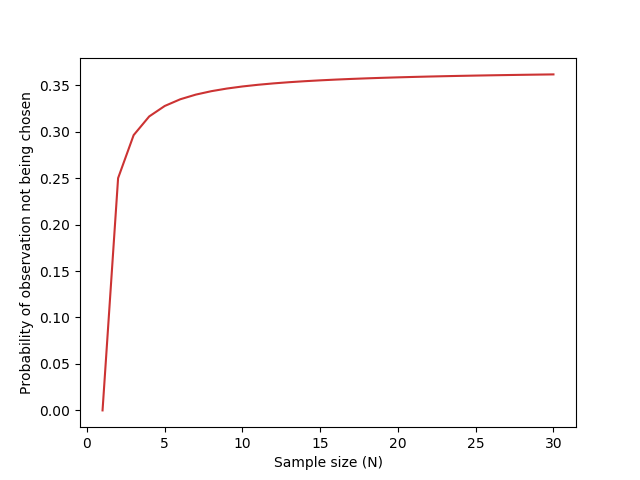

This figure's Python source:
import numpy as np
import matplotlib.pyplot as plt

def p_not(N):
    """
    :param N: Number of observations
    :return: probability of an observation not being chosen in bootstrapping
    """
    return (1-1/N)**N


N = 30
all_probs = p_not(np.linspace(1,N,N))

plt.plot(range(1,N+1),all_probs, color=[0.8, 0.2, 0.2])
plt.xlabel("Sample size (N)")
plt.ylabel("Probability of observation not being chosen")
